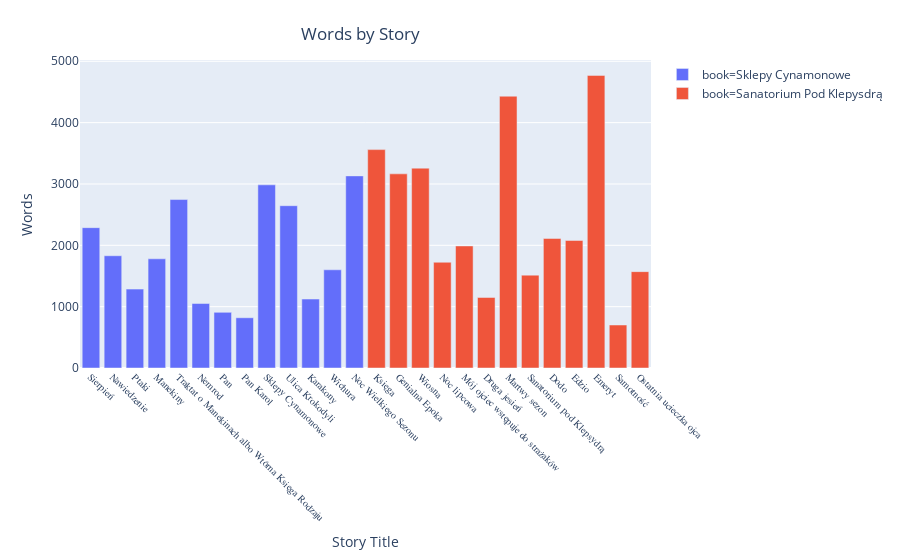

This figure's notebook cell:
### Markdown cell above
### Plotting Differences Across Stories

### Code cell
fig = px.bar(df, x='story_title', y='words', color = 'book')
fig.update_layout(
    title={
        'text': "Words by Story",
        'y':0.95,
        'x':0.40,
        'xanchor': 'center',
        'yanchor': 'top'
    })
fig.update_xaxes(title_text='Story Title', tickangle=45, tickfont=dict(family='Rockwell', size=10))
fig.update_yaxes(title_text='Words')
fig.show()

### Figure 1 — Plotly figure (JSON) as saved in the notebook; plotly's stock layout.template omitted (floating-point values rounded to 4 significant figures)
{"data": [{"alignmentgroup": "True", "hoverlabel": {"namelength": 0}, "hovertemplate": "book=Sklepy Cynamonowe<br>story_title=%{x}<br>words=%{y}", "legendgroup": "book=Sklepy Cynamonowe", "marker": {"color": "#636efa"}, "name": "book=Sklepy Cynamonowe", "offsetgroup": "book=Sklepy Cynamonowe", "orientation": "v", "showlegend": true, "textposition": "auto", "type": "bar", "x": ["Sierpień", "Nawiedzenie", "Ptaki", "Manekiny", "Traktat o Manekinach albo Wtórna Księga Rodzaju", "Nemrod", "Pan", "Pan Karol", "Sklepy Cynamonowe", "Ulica Krokodyli", "Karakony", "Wichura", "Noc Wielkiego Sezonu"], "xaxis": "x", "y": [2288, 1830, 1286, 1780, 2746, 1051, 907, 819, 2986, 2646, 1124, 1601, 3132], "yaxis": "y"}, {"alignmentgroup": "True", "hoverlabel": {"namelength": 0}, "hovertemplate": "book=Sanatorium Pod Klepysdrą<br>story_title=%{x}<br>words=%{y}", "legendgroup": "book=Sanatorium Pod Klepysdrą", "marker": {"color": "#EF553B"}, "name": "book=Sanatorium Pod Klepysdrą", "offsetgroup": "book=Sanatorium Pod Klepysdrą", "orientation": "v", "showlegend": true, "textposition": "auto", "type": "bar", "x": ["Księga", "Genialna Epoka ", "Wiosna", "Noc lipcowa", "Mój ojciec wstępuje do strażaków", "Druga jesień", "Martwy sezon", "Sanatorium pod Klepsydrą", "Dodo", "Edzio", "Emeryt", "Samotność", "Ostatnia ucieczka ojca"], "xaxis": "x", "y": [3560, 3165, 3258, 1724, 1990, 1150, 4431, 1514, 2112, 2079, 4770, 701, 1571], "yaxis": "y"}], "layout": {"barmode": "relative", "legend": {"tracegroupgap": 0}, "margin": {"t": 60}, "title": {"text": "Words by Story", "x": 0.4, "xanchor": "center", "y": 0.95, "yanchor": "top"}, "xaxis": {"anchor": "y", "domain": [0, 1], "tickangle": 45, "tickfont": {"family": "Rockwell", "size": 10}, "title": {"text": "Story Title"}}, "yaxis": {"anchor": "x", "domain": [0, 1], "title": {"text": "Words"}}}}
